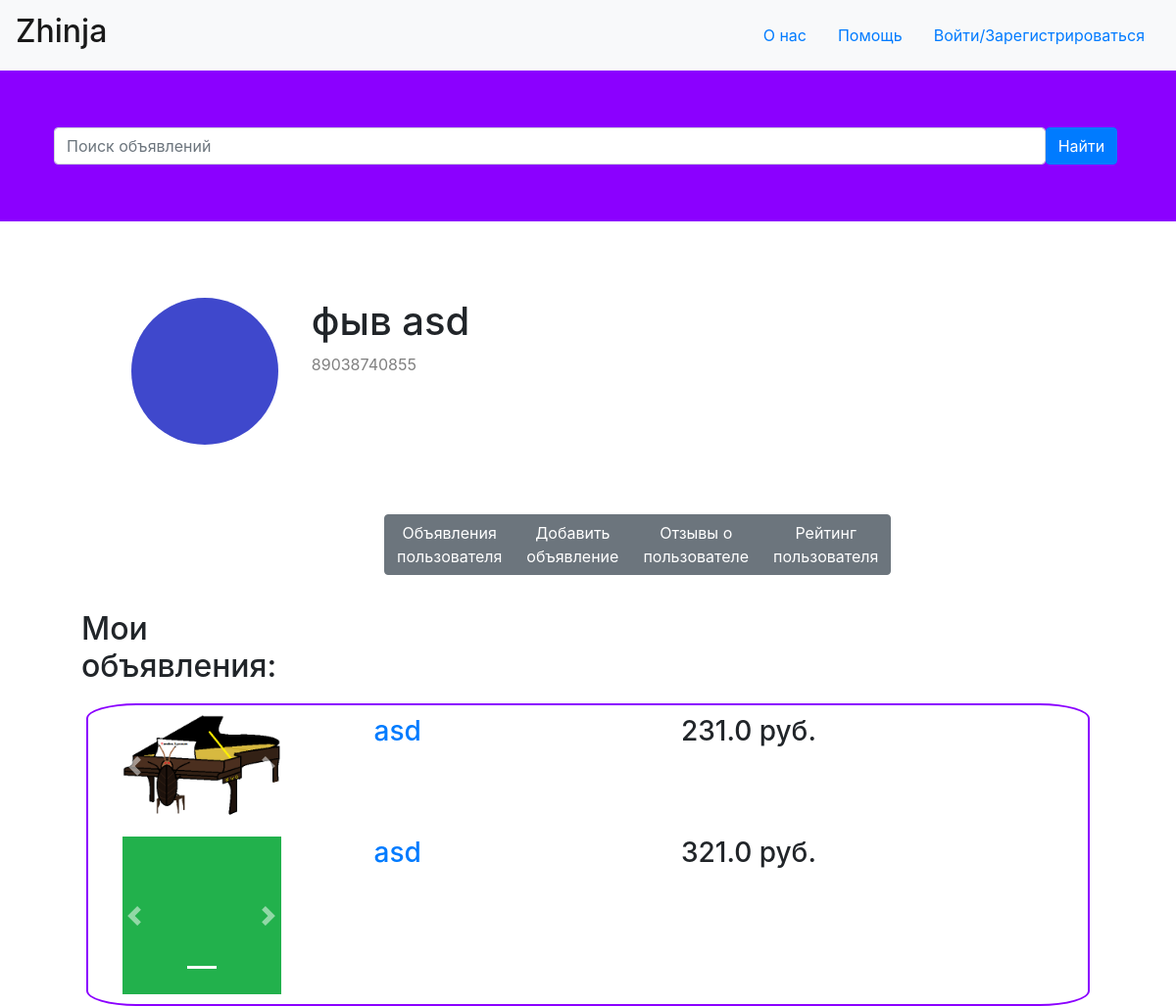
The app's page /profile/15/ with its own data.
### tables this page shows
CREATE TABLE "user"
(
	id integer not null
		constraint user_pk
			primary key autoincrement,
	status_id integer default 1 not null
		references status,
	phone text not null,
	password text not null,
	name text not null,
	image_id integer
		constraint user_images_id_fk
			references images
);

CREATE TABLE "service"
(
	id integer not null
		constraint service_pk
			primary key autoincrement,
	user_id integer not null
		references user,
	name text not null,
	description_id integer not null
		references description,
	price real not null
);

### routes.py (the view)
@application.route('/profile/<int:user_id>/', methods=["GET", "POST"])
@application.route('/profile/<int:user_id>/<string:type>', methods=["GET", "POST"])
def profile(user_id: int, type: str = "services"):
    if request.method == "POST" and request.form.get("tel") and request.form.get("password"):
        user = sessions["main_database"].query(User) \
            .filter(User.phone == request.form.get("tel"), User.password == request.form.get("password")).first()
        if user:
            cookie["id"] = user.id
            return redirect(f'/profile/{user.id}')
    session = sessions["main_database"]
    searched = request.form.get("search_label")
    if searched:
        return redirect('/')
    user = session.query(User).filter(User.id == user_id).first()
    user_image = session.query(Images).filter(Images.out_id == user.image_id).first()
    services = session.query(Service).filter(Service.user_id == user_id).all()
    data = {
        "registered": cookie.get("id") == user_id,
        "user": {
            "id": user_id,
            "name": user.name,
            "image": str(buffer_image(user_image.id, user_image.image)) + ".png",
            "phone": user.phone,
            "average_rating": 0
        },
        "services": [],
        "comments": []
    }
    for service in services:
        description = session.query(Description).filter(Description.id == service.description_id).first()
        images = session.query(Images).filter(Images.out_id == description.images_id).all()
        service_comments = session.query(Comment, Description) \
            .filter((Comment.service_id == service.id), (Description.id == Comment.description_id)).all()
        data["services"].append({
            "id": service.id,
            "name": service.name,
            "price": service.price,
            "description": {
                "images": [str(buffer_image(image.id, image.image)) + ".png" for image in images],
                "description": {
                    "comment": description.description
                },
            },
        })
        for comment, description in service_comments:
            author = session.query(User).filter(User.id == comment.user_id).first()
            author_image = session.query(Images).filter(Images.out_id == author.image_id).first()
            data["comments"].append({
                "id": comment.id,
                "author": {
                    "id": author.id,
                    "name": author.name,
                    "image": str(buffer_image(author_image.id, author_image.image)) + ".png"
                },
                "description": {
                    "images": [str(buffer_image(image.id, image.image)) + ".png" for image in
                               session.query(Images).filter(Images.id == description.images_id).all()],
                    "description": {
                        "impression": description.description.split(delimiter)[0],
                        "pluses": description.description.split(delimiter)[1],
                        "minuses": description.description.split(delimiter)[2],
                        "comment": description.description.split(delimiter)[3]
                    }
                },
                "rating": comment.rating
            })
            data["user"]["average_rating"] += comment.rating
    try:
        data["user"]["average_rating"] /= len(data["comments"])
    except ZeroDivisionError:
        data["user"]["average_rating"] = 5
    if type == "services":
        return render_template("profile.html", data=data, len=len, round=round)
    elif type == "create_service":
        return redirect('/create_service')
    elif type == "comment":
        return render_template("profile_comment.html", data=data, len=len, round=round)
    elif type == "rating":
        return render_template("profile_rating.html", data=data, len=len, round=round)

### declarations.py (called while the page is built)
def bytes_to_image(bytearr: bytes) -> Image:
    return Image.open(BytesIO(bytearr))

def buffer_image(id: int, bytearr: bytes) -> int:
    image = bytes_to_image(bytearr)
    image.save(f"static/images/{id}.png")
    return id

### templates/profile.html (shortened to what this page needs)
<!doctype html>
<html lang="en">
<head>
    <link rel="stylesheet" href="https://stackpath.bootstrapcdn.com/bootstrap/4.3.1/css/bootstrap.min.css">
    <link rel="stylesheet" href="https://stackpath.bootstrapcdn.com/bootstrap/4.2.1/css/bootstrap.min.css"
>
    <link rel="stylesheet" type="text/css" href="{{url_for('static', filename='css/main.css') }}">
</head>
<body>
<header>
        <nav class="navbar navbar-light bg-light">
        <a class="navbar-brand" href="/"><h2>Zhinja</h2></a>
             <ul class="nav justify-content-right">
                <li class="nav-item">
                    <a class="nav-link" href="#From_us" data-toggle="modal">О нас</a>
                </li>
                <li class="nav-item">
                    <a class="nav-link" href="#Help" data-toggle="modal">Помощь</a>
                </li>
                {%if data["registred"]%}
                    <li class="nav-item">
                        <div class="container">
                            <div class="col-1-5">
                                <a href="profile"><img src={{url_for('static', filename='images/' + data["user"]["image"])}} class="rounded-circle z-depth-0" alt="avatar image" height="50" width="50" border-radius="50%"></a>
                            </div>
                        </div>
                    </li>
                {%else%}
                    <li class="nav-item">
                        <a class="nav-link" href="#Reg" data-toggle="modal">Войти/Зарегистрироваться</a>
                    </li>
                {%endif%}
            </ul>
        </nav>
    </header>
    <form class="headf" method="post">
        <div class="container">
            <div class="form-group">
            <div class="row-hea">
                <div class="col-1-3">
                    <div class="row">
                        <div class="col-11" style="padding-right: 0">
                            <div class="input-group">
                                <input type="search" class="form-control rounded my-5" placeholder="Поиск объявлений"
                                       aria-label="Search"
                                       aria-describedby="search-addon" name="search_label"/>
                            </div>
                        </div>
                        <div class="col-1" style="padding-left: 0">
                            <button type="submit" class="btn btn-primary my-5">Найти</button>
                        </div>
                    </div>
                </div>
            </div>
        </div>
        </div>
    </form>
<div class="main">
    <div class="container-m mx-auto">
        <div class="container-profile">
            <div class="row">
                <div class="col-1-7">
                    <img src={{url_for('static', filename='images/' + data["user"]["image"])}} class="rounded-circle z-depth-0" alt="avatar image" height="150" width="150"
                         border-radius="50%">
                </div>
                <div class="col-1-5">
                    <h1>{{data["user"]["name"]}}</h1>
                    <p class="email-profile">{{data["user"]["phone"]}}</p>
                </div>
            </div>
        </div>
        <div class="container-pr">
            <div class="row">
                <center>
                    <div class="col-md-4">
                        <div class="btn-toolbar mb-3" role="toolbar" aria-label="Панель инструментов с группами кнопок">
                            <div class="btn-group mr-2" role="group" aria-label="First group">
                                <a type="submit" class="btn btn-secondary" href="services">Объявления пользователя</a>
                                <a type="submit" class="btn btn-secondary" href="create_service">Добавить объявление</a>
                                <a type="submit" class="btn btn-secondary" href="comment">Отзывы о пользователе</a>
                                <a type="submit" class="btn btn-secondary" href="rating">Рейтинг пользователя</a>
                            </div>
                        </div>
                    </div>
                </center>
            </div>
        </div>
    </div>
    <div class="container-m mx-auto">
        <div class="row">
            <div class="col-1-3-cars">
                <h2>Мои объявления:</h2>
            </div>
        </div>
    </div>
    <div class="container-m1 mx-auto">
        {% for item in data['services'] %}
        <div class="row">
            <div class="col-1-3-cars">
                <div id="sliderInner" class="carousel slide" data-ride="false">
                    <ol class="carousel-indicators">
                        {% for i in range(len(item["description"]["images"])) %}
                        {% if i == 0 %}
                        <li data-target="#skySlider" data-slide-to="0" class="active"></li>
                        {% else %}
                        <li data-target="#skySlider" data-slide-to={{i}}></li>
                        {% endif %}
                        {% endfor %}
                    </ol>
                    <div class="carousel-inner">
                        <div class="carousel-item active">
                            <img src={{url_for('static', filename='images/' + item["description"]["images"][0])}}
                            class="d-block w-100" alt="Природа">
                        </div>
                    </div>
                    <a class="carousel-control-prev" href="#sliderInner" role="button" data-slide="prev">
                        <span class="carousel-control-prev-icon" aria-hidden="true"></span>
                    </a>
                    <a class="carousel-control-next" href="#sliderInner" role="button" data-slide="next">
                        <span class="carousel-control-next-icon" aria-hidden="true"></span>
                    </a>
                </div>
            </div>
            <div class="col-1-3-pr">
                <a href="/service/{{item["id"]}}"><h3>{{item["name"]}}</h3></a>
            </div>
            <div class="col-1-3_c">
                <h3>{{item["price"]}} руб.</h3>
            </div>
        </div>
        {% endfor %}
    </div>
</div>
</body>
</html>

### static/css/main.css (style rules this page uses)
.container-m { width: 100%; max-width: 1024px; min-width: 960px; }
.main { padding: 20 0px; }
.headf { background: #8b00ff; }
.col-1-3-cars { width: 27%; float: left; padding-right: 10%; }
.col-1-3-pr { width: 33%; float: left; }
.row { padding: 10px; }
.col-1-7 { width: 165px; height: 150px; float: left; }
.col-1-5 { width: 20%; padding-left: 2%; float: left; }
.container-profile { padding: 5%; }
.email-profile { color: #808080; height: 15px; }
.container-m1 { width: 100%; max-width: 1024px; min-width: 960px; padding-left: 40px; padding-right: 40px; border-radius: 5%; border: 2px solid #8b00ff; }

### records on screen
user: user.name "фыв asd", user.phone "89038740855"
service: shows a picture, name "asd", price "231.0"
service: shows a picture, name "asd", price "321.0"
